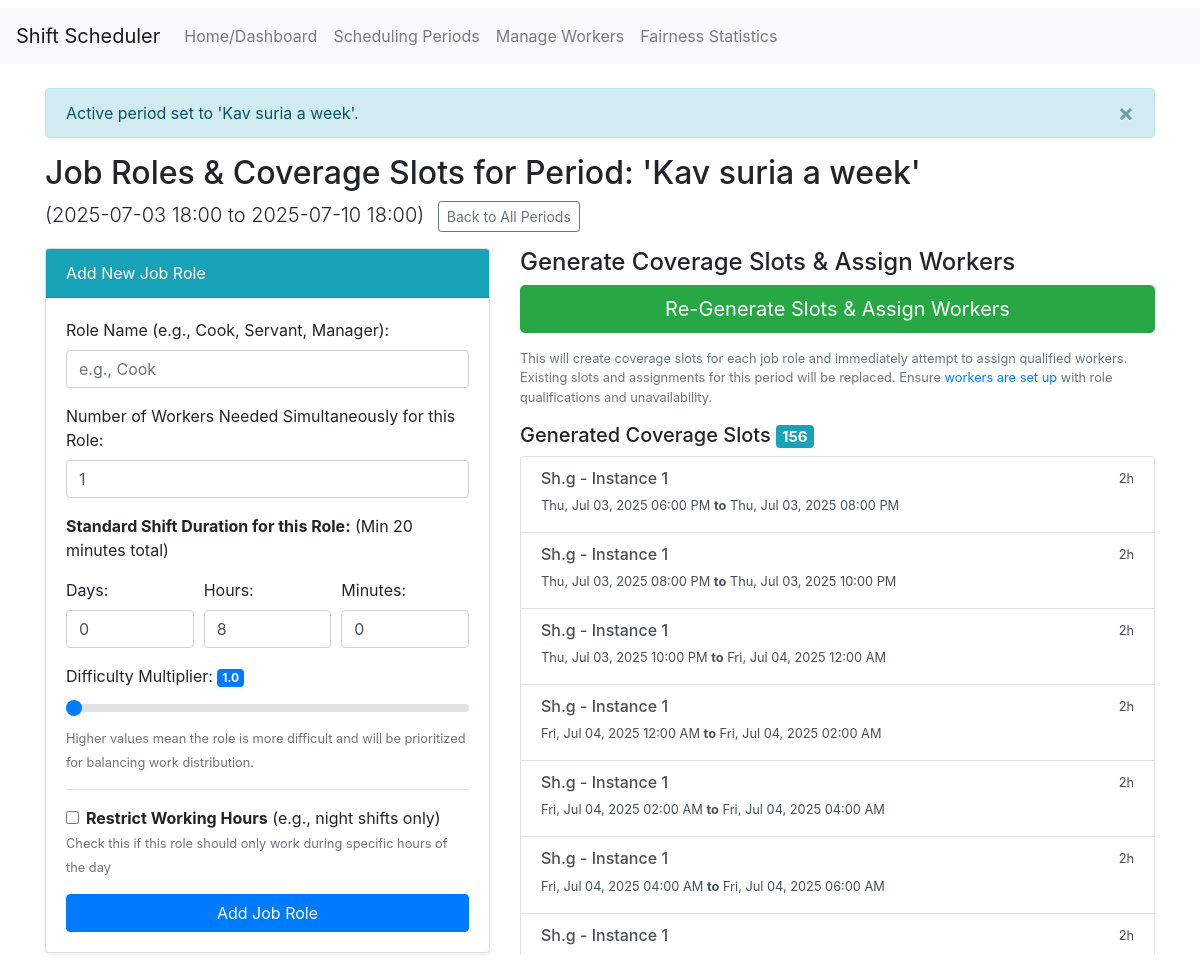
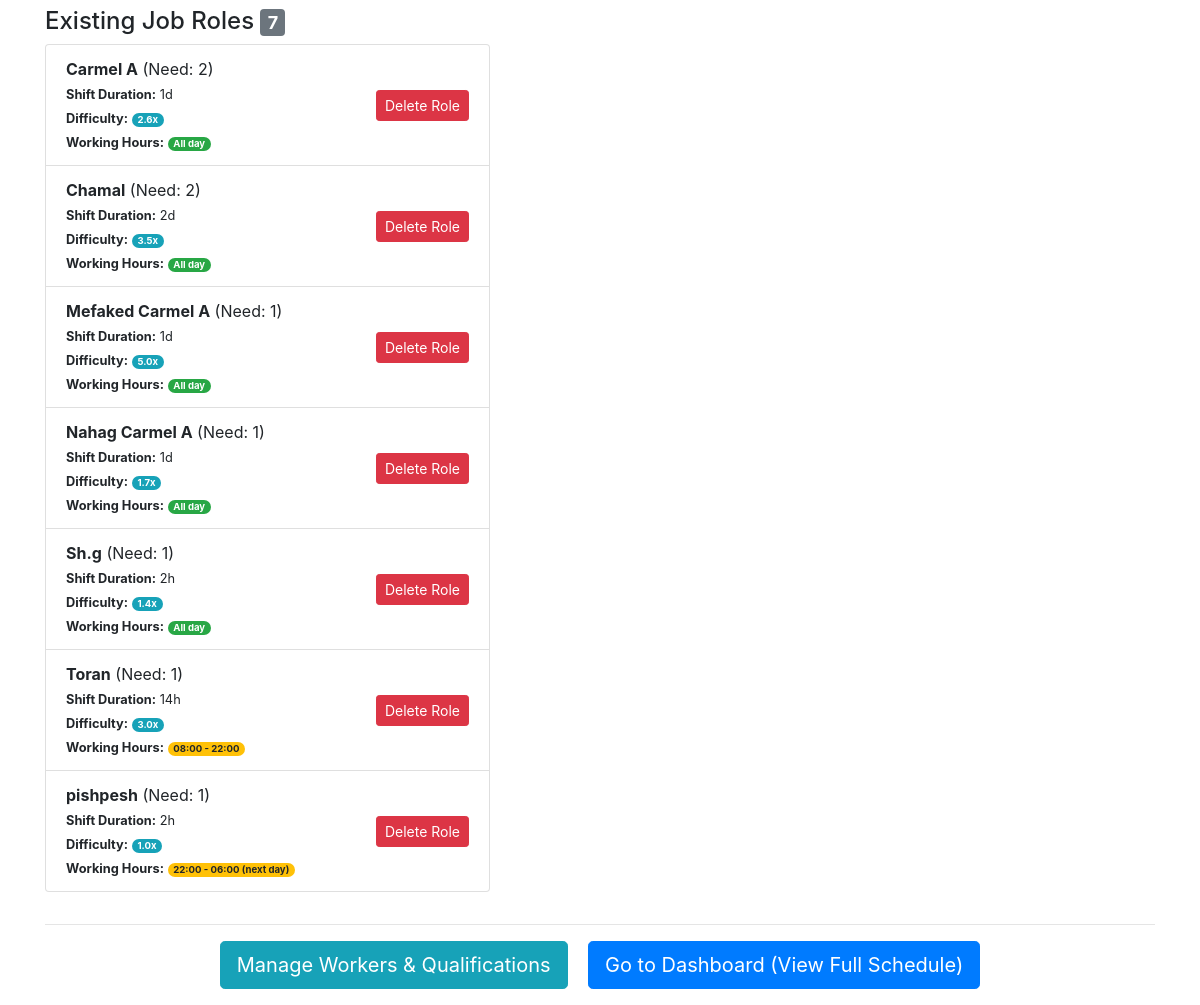
Screenshot of /period/3/roles with the database file from the repository (2 pictures, top to bottom).
### app/models.py (models this page shows, shortened)
class SchedulingPeriod(db.Model):
    __tablename__ = 'scheduling_period'
    id = db.Column(db.Integer, primary_key=True)
    name = db.Column(db.String(150), nullable=False, unique=True)
    period_start_datetime = db.Column(db.DateTime, nullable=False)
    period_end_datetime = db.Column(db.DateTime, nullable=False)
    is_active = db.Column(db.Boolean, default=False, nullable=False) # Indicates if this period is currently active

class JobRole(db.Model):
    __tablename__ = 'job_role'
    id = db.Column(db.Integer, primary_key=True)
    name = db.Column(db.String(100), nullable=False) # e.g., "Cook", "Servant"
    number_needed = db.Column(db.Integer, default=1, nullable=False) # Number needed simultaneously
    shift_duration_days = db.Column(db.Integer, default=0, nullable=False)
    shift_duration_hours = db.Column(db.Integer, default=0, nullable=False)
    shift_duration_minutes = db.Column(db.Integer, default=0, nullable=False)
    difficulty_multiplier = db.Column(db.Float, nullable=False, default=1.0, server_default='1.0')
    work_start_time = db.Column(db.Time, nullable=True)  # e.g., 22:00 for night shift
    work_end_time = db.Column(db.Time, nullable=True)    # e.g., 04:00 for night shift
    is_overnight_shift = db.Column(db.Boolean, default=False, nullable=False)  # True if shift crosses midnight
    scheduling_period_id = db.Column(db.Integer, db.ForeignKey('scheduling_period.id', ondelete="CASCADE"), nullable=False)
    scheduling_period = db.relationship('SchedulingPeriod', backref=db.backref('job_roles', lazy='dynamic', cascade="all, delete-orphan"))
    def has_time_restrictions(self):
        return self.work_start_time is not None and self.work_end_time is not None
    def get_working_hours_str(self):
        if not self.has_time_restrictions():
            return "All day"
        start_str = self.work_start_time.strftime('%H:%M')
        end_str = self.work_end_time.strftime('%H:%M')
        if self.is_overnight_shift:
            return f"{start_str} - {end_str} (next day)"
        else:
            return f"{start_str} - {end_str}"

class ShiftDefinition(db.Model): # Represents a single coverage slot to be filled
    __tablename__ = 'shift_definition'
    id = db.Column(db.Integer, primary_key=True)
    slot_start_datetime = db.Column(db.DateTime, nullable=False)
    slot_end_datetime = db.Column(db.DateTime, nullable=False)
    instance_number = db.Column(db.Integer, nullable=False) # e.g., Cook slot 1 of 2
    scheduling_period_id = db.Column(db.Integer, db.ForeignKey('scheduling_period.id', ondelete="CASCADE"), nullable=False)
    scheduling_period = db.relationship('SchedulingPeriod', backref=db.backref('shift_definitions', lazy='dynamic')) # Removed cascade from here as period deletion cascades to roles, which cascades to definitions
    job_role_id = db.Column(db.Integer, db.ForeignKey('job_role.id', ondelete="CASCADE"), nullable=False)
    job_role = db.relationship('JobRole', backref=db.backref('defined_slots', lazy='dynamic', cascade="all, delete-orphan"))
    scheduled_assignment = db.relationship('ScheduledShift', backref='defined_slot', uselist=False, cascade="all, delete-orphan")
    @property
    def name(self): # Name now comes from JobRole
        role_name = self.job_role.name if self.job_role else "Orphaned Role"
        return f"{role_name} - Instance {self.instance_number}"
    @property
    def duration_timedelta(self): return self.slot_end_datetime - self.slot_start_datetime
    @property
    def duration_total_seconds(self): return self.duration_timedelta.total_seconds()
    @property
    def duration_hours_minutes_str(self):
        secs = self.duration_total_seconds; days, secs = divmod(secs, 86400); hrs, secs = divmod(secs, 3600); mins, secs = divmod(secs, 60)
        res = [];_ = [res.append(f"{int(v)}{u}") for v, u in [(days, "d"), (hrs, "h"), (mins, "m")] if v]
        return " ".join(res) if res else "0m"

### app/routes.py (the view, shortened to what this page needs)
@main_bp.route('/period/<int:period_id>/roles', methods=['GET', 'POST'])
def manage_job_roles_for_period(period_id):
    period = SchedulingPeriod.query.get_or_404(period_id)
    if session.get('active_period_id') != period_id:
        session['active_period_id'] = period_id; session.permanent = True
        flash(f"Active period set to '{period.name}'.", "info")
    job_roles = JobRole.query.filter_by(scheduling_period_id=period.id).order_by(JobRole.name).all()
    generated_slots = ShiftDefinition.query.options(joinedload(ShiftDefinition.job_role))\
                                           .filter_by(scheduling_period_id=period.id)\
                                           .order_by(ShiftDefinition.job_role_id, ShiftDefinition.instance_number, ShiftDefinition.slot_start_datetime).all()
    has_generated_slots = bool(generated_slots)
    workers_exist = Worker.query.first() is not None
    can_assign = workers_exist and job_roles
    assignment_details = session.pop('assignment_details', None) # Get and remove from session
    return render_template('manage_job_roles.html',
                           period=period,
                           job_roles=job_roles,
                           generated_slots=generated_slots,
                           has_generated_slots=has_generated_slots,
                           can_assign=can_assign,
                           workers_exist=workers_exist,
                           assignment_details=assignment_details) # Pass to template

### app/templates/manage_job_roles.html (shortened to what this page needs)
{% extends "base.html" %}
{% block content %}
<div class="row">
    <div class="col-lg-12">
        <h2>Job Roles & Coverage Slots for Period: '{{ period.name }}'</h2>
        <p class="lead">
            ({{ period.period_start_datetime.strftime('%Y-%m-%d %H:%M') }} to {{ period.period_end_datetime.strftime('%Y-%m-%d %H:%M') }})
            <a href="{{ url_for('main.manage_periods') }}" class="btn btn-sm btn-outline-secondary ml-2">Back to All Periods</a>
        </p>
    </div>
</div>
<div class="row">
    <div class="col-md-5">
        <div class="card mb-4 shadow-sm">
            <div class="card-header bg-info text-white">Add New Job Role</div>
            <div class="card-body">
                <form method="POST" action="{{ url_for('main.manage_job_roles_for_period', period_id=period.id) }}" class="needs-validation" novalidate>
                    <div class="form-group">
                        <label for="role_name">Role Name (e.g., Cook, Servant, Manager):</label>
                        <input type="text" class="form-control" id="role_name" name="role_name" placeholder="e.g., Cook" required>
                    </div>
                    <div class="form-group">
                        <label for="number_needed">Number of Workers Needed Simultaneously for this Role:</label>
                        <input type="number" class="form-control" id="number_needed" name="number_needed" value="1" min="1" required>
                    </div>
                    <p><strong>Standard Shift Duration for this Role:</strong> (Min 20 minutes total)</p>
                    <div class="form-row">
                        <div class="form-group col-md-4"><label for="duration_days">Days:</label><input type="number" class="form-control" id="duration_days" name="duration_days" value="0" min="0" max="30" required></div>
                        <div class="form-group col-md-4"><label for="duration_hours">Hours:</label><input type="number" class="form-control" id="duration_hours" name="duration_hours" value="8" min="0" max="23" required></div>
                        <div class="form-group col-md-4"><label for="duration_minutes">Minutes:</label><input type="number" class="form-control" id="duration_minutes" name="duration_minutes" value="0" min="0" max="59" step="5" required></div>
                    </div>
                    <div class="form-group">
                        <label for="difficulty_multiplier">Difficulty Multiplier: <span id="multiplier_value_display" class="badge badge-primary">1.0</span></label>
                        <input type="range" class="custom-range" id="difficulty_multiplier" name="difficulty_multiplier" min="1.0" max="10.0" step="0.1" value="1.0">
                        <small class="text-muted">Higher values mean the role is more difficult and will be prioritized for balancing work distribution.</small>
                    </div>
                    <hr>
                    <div class="form-group">
                        <div class="form-check">
                            <input class="form-check-input" type="checkbox" id="has_time_restrictions" name="has_time_restrictions" onchange="toggleTimeRestrictions()">
                            <label class="form-check-label" for="has_time_restrictions">
                                <strong>Restrict Working Hours</strong> (e.g., night shifts only)
                            </label>
                        </div>
                        <small class="text-muted">Check this if this role should only work during specific hours of the day</small>
                    </div>
                    <button type="submit" class="btn btn-primary btn-block">Add Job Role</button>
                </form>
            </div>
        </div>
        <h4>Existing Job Roles <span class="badge badge-secondary">{{ job_roles|length }}</span></h4>
        {% if job_roles %}
            <ul class="list-group mb-3">
            {% for role in job_roles %}
                <li class="list-group-item d-flex justify-content-between align-items-center">
                    <div>
                        <strong>{{ role.name }}</strong> (Need: {{ role.number_needed }})<br>
                        <small><strong>Shift Duration:</strong>
                            {% if role.shift_duration_days > 0 %}{{ role.shift_duration_days }}d {% endif %}
                            {% if role.shift_duration_hours > 0 %}{{ role.shift_duration_hours }}h {% endif %}
                        </small><br>
                        <small><strong>Difficulty:</strong> <span class="badge badge-pill badge-info">{{ "%.1f"|format(role.difficulty_multiplier) }}x</span></small><br>
                        <small><strong>Working Hours:</strong>
                            <span class="badge badge-pill {% if role.has_time_restrictions() %}badge-warning{% else %}badge-success{% endif %}">
                                {{ role.get_working_hours_str() }}
                            </span>
                        </small>
                    </div>
                    <form method="POST" action="{{ url_for('main.delete_job_role', period_id=period.id, role_id=role.id) }}" style="display: inline;">
                        <button type="submit" class="btn btn-danger btn-sm" onclick="return confirm('DELETE role \'{{role.name}}\' and ALL its generated slots/assignments? This cannot be undone.');">Delete Role</button>
                    </form>
                </li>
            {% endfor %}
            </ul>
        {% else %}
            <p>No job roles defined for this period yet. Add roles like "Cook", "Servant", "Manager" and specify how many are needed and their typical shift length.</p>
        {% endif %}
    </div>
    <div class="col-md-7">
        <h4>Generate Coverage Slots & Assign Workers</h4>
        {% if job_roles %}
            <form method="POST" action="{{ url_for('main.generate_slots_and_assign_action', period_id=period.id) }}">
                <button type="submit" class="btn btn-success btn-lg btn-block mb-3">
                    {% if has_generated_slots %}Re-Generate Slots & Assign Workers{% else %}Generate Slots & Assign Workers{% endif %}
                </button>
                <p class="text-muted small">This will create coverage slots for each job role and immediately attempt to assign qualified workers. Existing slots and assignments for this period will be replaced. Ensure <a href="{{ url_for('main.manage_workers') }}">workers are set up</a> with role qualifications and unavailability.</p>
            </form>
        {% else %}
            <p class="text-muted">Add job roles to this period first to enable generation of coverage slots and assignments.</p>
        {% endif %}
        {% if generated_slots %}
            <h5 class="mt-3">Generated Coverage Slots <span class="badge badge-info">{{ generated_slots|length }}</span></h5>
            <div class="list-group" style="max-height: 500px; overflow-y: auto;">
            {% for slot in generated_slots %}
                <div class="list-group-item list-group-item-action flex-column align-items-start">
                    <div class="d-flex w-100 justify-content-between">
                        <h6 class="mb-1">{{ slot.name }}</h6>
                        <small>{{ slot.duration_hours_minutes_str }}</small>
                    </div>
                    <p class="mb-1"><small>
                        {{ slot.slot_start_datetime.strftime('%a, %b %d, %Y %I:%M %p') }}
                        <strong>to</strong>
                        {{ slot.slot_end_datetime.strftime('%a, %b %d, %Y %I:%M %p') }}
                    </small></p>
                </div>
            {% endfor %}
            </div>
        {% elif has_generated_slots == false and job_roles %}
             <p class="mt-3 text-muted">No coverage slots have been generated yet. Click the button above.</p>
        {% endif %}
    </div>
</div>
<hr>
<div class="mt-3 mb-3 text-center">
    <a href="{{ url_for('main.manage_workers') }}" class="btn btn-info btn-lg mx-2">Manage Workers & Qualifications</a>
    <a href="{{ url_for('main.index') }}" class="btn btn-primary btn-lg mx-2">Go to Dashboard (View Full Schedule)</a>
</div>
{% endblock %}

### app/static/css/style.css (style rules this page uses)
body { padding-top: 0.5rem; font-family: -apple-system, BlinkMacSystemFont, "Segoe UI", Roboto, "Helvetica Neue", Arial, sans-serif; }
.card { margin-bottom: 1.5rem; }
.w-100 { width: 100%; }

### rows the page displays
SchedulingPeriod: name "Kav suria a week", period_start_datetime "2025-07-03 18:00", period_end_datetime "2025-07-10 18:00"
JobRole: name "Carmel A", number_needed "2", shift_duration_days "1", difficulty_multiplier "2.6", get_working_hours_str "All day"
JobRole: name "Chamal", number_needed "2", shift_duration_days "2", difficulty_multiplier "3.5", get_working_hours_str "All day"
JobRole: name "Mefaked Carmel A", number_needed "1", shift_duration_days "1", difficulty_multiplier "5.0", get_working_hours_str "All day"
JobRole: name "Nahag Carmel A", number_needed "1", shift_duration_days "1", difficulty_multiplier "1.7", get_working_hours_str "All day"
JobRole: name "Sh.g", number_needed "1", shift_duration_hours "2", difficulty_multiplier "1.4", get_working_hours_str "All day"
JobRole: name "Toran", number_needed "1", shift_duration_hours "14", difficulty_multiplier "3.0", get_working_hours_str "08:00 - 22:00"
JobRole: name "pishpesh", number_needed "1", shift_duration_hours "2", difficulty_multiplier "1.0", get_working_hours_str "22:00 - 06:00 (next day)"
ShiftDefinition: name "Sh.g - Instance 1", duration_hours_minutes_str "2h", slot_start_datetime "Thu, Jul 03, 2025 06:00 PM", slot_end_datetime "Thu, Jul 03, 2025 08:00 PM"
ShiftDefinition: name "Sh.g - Instance 1", duration_hours_minutes_str "2h", slot_start_datetime "Thu, Jul 03, 2025 08:00 PM", slot_end_datetime "Thu, Jul 03, 2025 10:00 PM"
ShiftDefinition: name "Sh.g - Instance 1", duration_hours_minutes_str "2h", slot_start_datetime "Thu, Jul 03, 2025 10:00 PM", slot_end_datetime "Fri, Jul 04, 2025 12:00 AM"
ShiftDefinition: name "Sh.g - Instance 1", duration_hours_minutes_str "2h", slot_start_datetime "Fri, Jul 04, 2025 12:00 AM", slot_end_datetime "Fri, Jul 04, 2025 02:00 AM"
ShiftDefinition: name "Sh.g - Instance 1", duration_hours_minutes_str "2h", slot_start_datetime "Fri, Jul 04, 2025 02:00 AM", slot_end_datetime "Fri, Jul 04, 2025 04:00 AM"
ShiftDefinition: name "Sh.g - Instance 1", duration_hours_minutes_str "2h", slot_start_datetime "Fri, Jul 04, 2025 04:00 AM", slot_end_datetime "Fri, Jul 04, 2025 06:00 AM"
ShiftDefinition: name "Sh.g - Instance 1", duration_hours_minutes_str "2h"

### other values shown
{{ message }} "Active period set to 'Kav suria a week'."
{{ job_roles|length }} "7"
{{ generated_slots|length }} "156"
